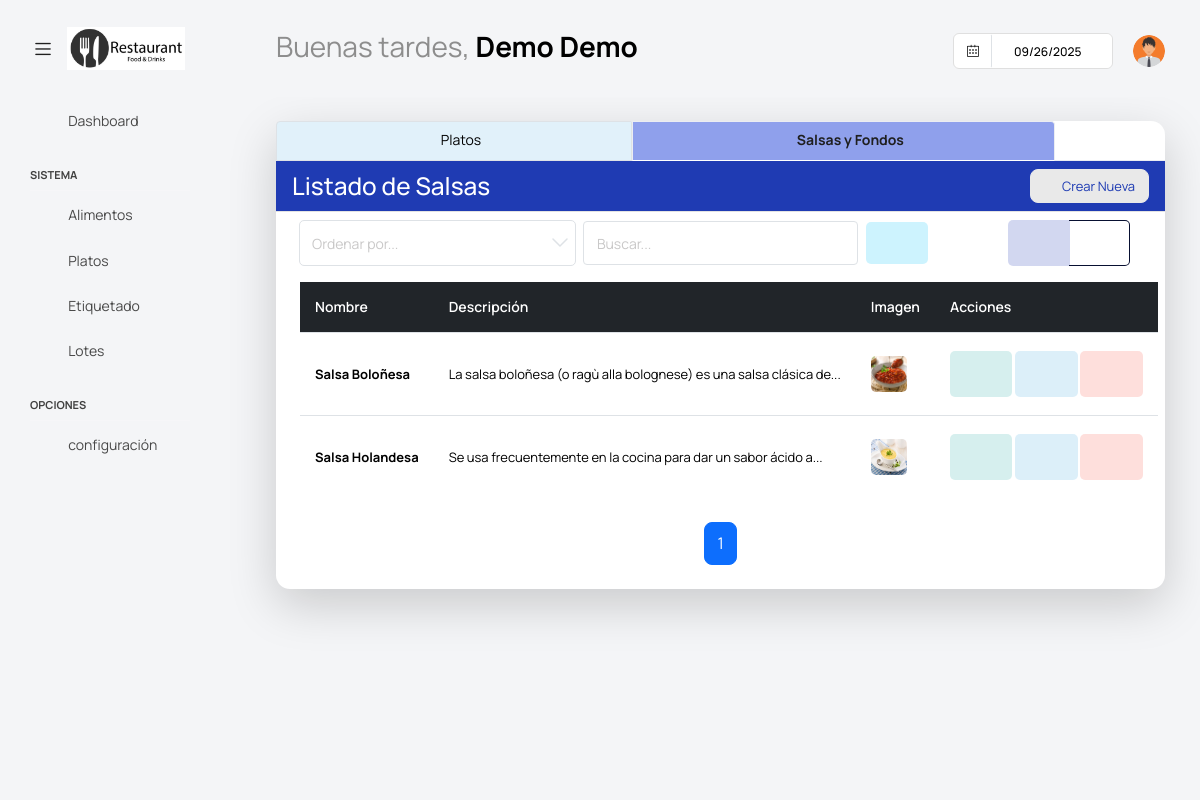
The page /platos/salsas/ (signed in) on the database its author committed.
### app/super/models.py (models this page shows, shortened)
class UserProfile(models.Model):
    centro = models.ForeignKey('Centros' ,on_delete=models.CASCADE, null=True, blank =True)
    user = models.OneToOneField(User, on_delete=models.CASCADE)
    username = models.CharField(max_length=100)
    password = models.CharField(max_length=100)
    nombre = models.CharField(max_length=100)
    apellidos = models.CharField(max_length=100)
    cargo = models.CharField(max_length=100, blank=True, null=True)
    imagen = models.ImageField(default='users/default.png', upload_to='users/', null=True, blank =True)
    estado =models.BooleanField(default=True)

### app/platos/models.py (models this page shows, shortened)
class Salsa(ModeloBaseCentro):
    nombre = models.CharField(max_length=100)
    imagen = models.ImageField(upload_to='salsas/', null=True, blank=True)
    descripcion = models.TextField(blank=True, null=True)
    class Meta:
        verbose_name = 'Salsa'
        verbose_name_plural = 'Salsas'
        unique_together = ('nombre', 'centro')  # Evita nombres duplicados en el mismo centro

### app/platos/views.py (the view)
# urls.py: path('salsas/', SalsaList.as_view(), name='SalsaList'),
class SalsaList(PaginationMixin, LoginRequiredMixin, ListView):
    model = Salsa
    template_name = 'platos/listar_salsas.html'
    context_object_name = 'salsas'
    paginate_by = 10
    def get_queryset(self):
        user_profile = get_object_or_404(UserProfile, user=self.request.user)
        if user_profile.centro:
            queryset = Salsa.objects.filter(centro=user_profile.centro).order_by('nombre')
            search_query = self.request.GET.get('buscar')
            if search_query:
                queryset = queryset.filter(nombre__icontains=search_query)
            return queryset
        return Plato.objects.none()
    def get_context_data(self, **kwargs):
        context = super().get_context_data(**kwargs)
        context.update(datos_centro(self.request))
        if not context['salsas'].exists():
            context['mensaje'] = "No tiene salsas registradas."
        return context

### app/core/mixins.py (called while the page is built)
    def get_context_data(self, **kwargs):
        context = super().get_context_data(**kwargs)
        page_obj = context.get('page_obj')
        if page_obj:
            current_page = page_obj.number
            total_pages = page_obj.paginator.num_pages
            window = self.pagination_window_size
            if total_pages <= (window * 2) + 1:
                context['custom_page_range'] = range(1, total_pages + 1)
            elif current_page <= window:
                context['custom_page_range'] = range(1, (window * 2) + 2)
            elif current_page >= total_pages - window:
                context['custom_page_range'] = range(total_pages - (window * 2), total_pages + 1)
            else:
                context['custom_page_range'] = range(current_page - window, current_page + window + 1)
        return context

### app/core/templatetags/form_tags.py (called while the page is built)
@register.filter
def first_n_words(value, n=10):
    if value:
        words = value.split()
        if len(words) > n:
            return ' '.join(words[:n]) + '...'
        return value
    return value

### templates/platos/listar_salsas.html (shortened to what this page needs)
{% extends "base.html" %}
{% load form_tags %}
{% block content %}
<div class="content-wrapper">
    <div class="card shadow-lg">
        <ul class="nav nav-tabs">
            <li class="nav-item">
                <a class="nav-link {% if request.resolver_match.url_name == 'PlatoList' %}active{% endif %}"
                href="{% url 'platos:PlatoList' %}">
                    <i class="fa fa-cutlery"></i> Platos
                </a>
            </li>
            <li class="nav-item">
                <a class="nav-link active"
                href="{% url 'platos:SalsaList' %}">
                    <i class="fa fa-tint"></i> Salsas y Fondos
                </a>
            </li>
        </ul>
        <div class="card-header bg-primary text-white d-flex justify-content-between align-items-center">
            <h3 class="m-0">Listado de Salsas</h3>
            <a class="btn btn-light btn-sm text-primary rounded" onclick="abrir_modal_edicion('{% url 'platos:SalsaCreate' %}')">
                <i class="fa fa-plus-circle"></i>&nbsp; Crear Nueva
            </a>
        </div>
        <div class="card-body">
            <form method="get" class="row g-2 align-items-center mb-3">
                <div class="col-md-4">
                    <select class="form-select form-select-sm" name="ordenar" id="ordenar" onchange="this.form.submit()">
                        <option value="" disabled selected>Ordenar por...</option>
                    </select>
                </div>
                <div class="col-md-4">
                    <input type="text" class="form-control form-control-sm" placeholder="Buscar..." name="buscar" value="{{ request.GET.buscar }}">
                </div>
                <div class="col-md-2">
                    <button type="submit" class="btn btn-inverse-secondary" style="padding-top: 12px; padding-bottom:12px;">
                        <i class="fa fa-search"></i>
                    </button>
                </div>
                <div class="col-auto">
                    <div class="btn-group" role="group">
                        <button id="btn-lista" type="button" class="btn btn-inverse-primary">
                            <i class="fa fa-list"></i>
                        </button>
                        <button id="btn-cuadricula" type="button" class="btn btn-outline-primary btn-inverse">
                            <i class="fa fa-th"></i>
                        </button>
                    </div>
                </div>
            </form>
            {% if salsas %}
            <div id="vista-lista">
                <div class="table-wrapper">
                    <table class="table table-hover tabla-responsive align-middle">
                        <thead class="table-dark">
                            <tr>
                                <th>Nombre</th>
                                <th>Descripción</th>
                                <th>Imagen</th>
                                <th>Acciones</th>
                            </tr>
                        </thead>
                        <tbody>
                            {% for salsa in salsas %}
                            <tr>
                                <td><strong>{{ salsa.nombre }}</strong></td>
                                <td>{{ salsa.descripcion|first_n_words:12 }}</td>
                                <td>
                                    {% if salsa.imagen %}
                                        <img src="{{ salsa.imagen.url }}" alt="{{ salsa.nombre }}" style="max-width: 80px; max-height: 80px; border-radius: 5px;">
                                    {% else %}
                                        <span class="text-muted">Sin imagen</span>
                                    {% endif %}
                                </td>
                                <td>
                                    <a class="btn btn-inverse-success" onclick="abrir_modal_edicion('{% url 'platos:SalsaDetail' salsa.pk %}')" title="Ver salsa">
                                        <i class="fa fa-eye"></i>
                                    </a>
                                    <a class="btn btn-inverse-info" onclick="abrir_modal_edicion('{% url 'platos:SalsaUpdate' salsa.pk %}')" title="Editar salsa">
                                        <i class="fa fa-pencil"></i>
                                    </a>
                                    <a class="btn btn-inverse-danger" onclick="abrir_modal_edicion('{% url 'platos:SalsaDelete' salsa.pk %}')" title="Eliminar salsa">
                                        <i class="fa fa-trash"></i>
                                    </a>
                                </td>
                            </tr>
                            {% endfor %}
                        </tbody>
                    </table>
                </div>
            </div>
            {% include "core/pagination.html" %}
            {% else %}
            <div class="alert alert-warning text-center mt-3">
                <i class="fa fa-exclamation-circle"></i> No se encontraron salsas.
            </div>
            {% endif %}
        </div>
    </div>
</div>
{% endblock content %}

### templates/base.html (shortened to what this page needs)
{% load static %}
<html lang="es">
<head>
  <link href={% static "vendor/feather/feather.css" %} rel="stylesheet">
  <link href={% static "vendor/mdi/css/materialdesignicons.min.css" %} rel="stylesheet">
  <link href={% static "vendor/ti-icons/css/themify-icons.css" %} rel="stylesheet">
  <link href={% static "vendor/font-awesome/css/font-awesome.min.css" %} rel="stylesheet">
  <link href={% static "vendor/typicons/typicons.css" %} rel="stylesheet">
  <link href={% static "vendor/simple-line-icons/css/simple-line-icons.css" %} rel="stylesheet">
  <link href={% static "vendor/css/vendor.bundle.base.css" %} rel="stylesheet">
  <link href={% static "vendor/bootstrap-datepicker/bootstrap-datepicker.min.css" %} rel="stylesheet">
  <link href={% static "js/select.dataTables.min.css" %} rel="stylesheet" type="text/css" >
  <link rel="stylesheet" href={% static "css/style.css" %}>
</head>
  <body class="with-welcome-text">
    <div class="container-scroller">
      <nav class="navbar default-layout col-lg-12 col-12 p-0 fixed-top d-flex align-items-top flex-row">
        <div class="text-center navbar-brand-wrapper d-flex align-items-center justify-content-start">
          <div class="me-3">
            <button class="navbar-toggler navbar-toggler align-self-center" type="button" data-bs-toggle="minimize">
              <span class="icon-menu"></span>
            </button>
          </div>
          <div>
            <a class="navbar-brand brand-logo" href="index.html">
              <img src="{{ imagen_centro_url }}" style="width:150px !important; height:auto;" alt="{{ centro.nombre }}">
            </a>
          </div>
        </div>
        <div class="navbar-menu-wrapper d-flex align-items-top">
          <ul class="navbar-nav">
            <li class="nav-item fw-semibold d-none d-lg-block ms-0">
              <h1 class="welcome-text">{{ saludo }}, <span class="text-black fw-bold">{{ nombre }} {{ apellidos }}</span></h1>
          </ul>
          <ul class="navbar-nav ms-auto">
            <li class="nav-item d-none d-lg-block">
              <div id="datepicker-popup" class="input-group date datepicker navbar-date-picker">
                <span class="input-group-addon input-group-prepend border-right">
                  <span class="icon-calendar input-group-text calendar-icon"></span>
                </span>
                <input type="text" class="form-control">
              </div>
            </li>
            <li class="nav-item dropdown d-none d-lg-block user-dropdown">
              <a class="nav-link" id="UserDropdown" href="#" data-bs-toggle="dropdown" aria-expanded="false">
                <img class="img-xs rounded-circle" src="{{ imagen_user_url }}" alt="Profile image"> </a>
            </li>
          </ul>
        </div>
      </nav>
    <div class="container-fluid page-body-wrapper">
      <nav class="sidebar sidebar-offcanvas" id="sidebar">
        <ul class="nav">
          <li class="nav-item">
            <a class="nav-link" href="{% url 'dashuser:home' %}">
              <i class="mdi mdi-grid-large menu-icon"></i>
              <span class="menu-title">Dashboard</span>
            </a>
          </li>
          <li class="nav-item nav-category">Sistema</li>
            <li class="nav-item">
              <a class="nav-link" href="{% url 'dashuser:AlimentoList' %}">
                <i class="menu-icon mdi mdi-food-variant"></i>
                <span class="menu-title">Alimentos</span>
              </a>
            </li>
            <li class="nav-item">
              <a class="nav-link" href="{% url 'platos:PlatoList' %}">
                <i class="menu-icon mdi mdi-food-turkey"></i>
                <span class="menu-title">Platos</span>
              </a>
            </li>
            <li class="nav-item">
              <a class="nav-link" data-bs-toggle="collapse" href="#etiq" aria-expanded="false" aria-controls="etiq">
                <i class="menu-icon mdi mdi-tag"></i>
                <span class="menu-title">Etiquetado</span>
                <i class="menu-arrow"></i>
              </a>
            </li>
            <li class="nav-item">
              <a class="nav-link" href="{% url 'platos:LotesResumenListView' %}">
                <i class="menu-icon mdi mdi-package-variant"></i>
                <span class="menu-title">Lotes</span>
              </a>
            </li>
          <li class="nav-item nav-category">Opciones</li>
            <li class="nav-item">
              <a class="nav-link" data-bs-toggle="collapse" href="#confi" aria-expanded="false" aria-controls="confi">
                <i class="menu-icon mdi mdi-filter"></i>
                <span class="menu-title">configuración</span>
                <i class="menu-arrow"></i>
              </a>
            </li>
        </ul>
      </nav>
      <div class="main-panel">
          {% block content %}
          {% endblock content %}
      </div>
  </div>
</body>
</html>

### templates/platos/listar_salsas.html (style rules this page uses)
.nav-tabs .nav-link { padding: 12px 32px; font-size: 16px; border-radius: 8px 8px 0 0; padding-right:150px; padding-left:150px; line-height: 0.8; font-size: 14px; background-color: #E1F1FA; }
.nav-tabs .nav-link.active { background-color: #8FA0EC; font-weight: bold; }

### rows shown on the page
UserProfile: nombre "Demo", apellidos "Demo"
Salsa: nombre "Salsa Boloñesa", descripcion|first_n_words "La salsa boloñesa (o ragù alla bolognese) es una salsa clásica de...", imagen (picture)
Salsa: nombre "Salsa Holandesa", descripcion|first_n_words "Se usa frecuentemente en la cocina para dar un sabor ácido a...", imagen (picture)

### other values the page prints
{{ saludo }} "Buenas tardes"
{{ page }} "1"
